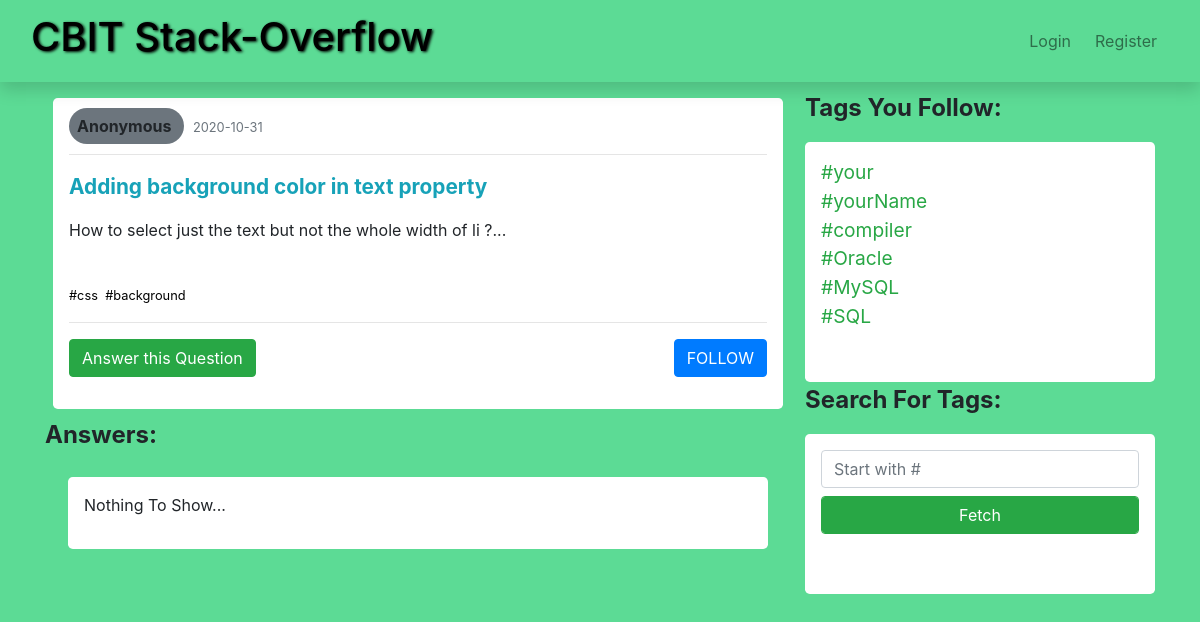
The app's page /AnswersPage?Qid=5 (signed in) with its own data.
### project/models.py (models this page shows, shortened)
class QuestionThreads(db.Model):
	Qid=db.Column(db.Integer,primary_key=True)
	QAnonymous=db.Column(db.Integer, nullable=False, default=0)
	Qauthor=db.Column(db.Integer,db.ForeignKey('user.Uid',ondelete="cascade"),nullable=False)
	Qtitle=db.Column(db.String(20),nullable=False)
	QDescription=db.Column(db.String(1000),nullable=False)
	Qdate=db.Column(db.DateTime,nullable=False,default=datetime.utcnow)
	def get_tags(self,num=None):
		tags=db.session.query(Tags).join(DTags, DTags.Tag==Tags.Tagid).filter(DTags.Discussion==self.Qid).all()
		return tags
	def get_answers(self):
		answers=list(db.session.query(Answers).filter(Answers.AQid==self.Qid).all())
		answers.sort(reverse=True, key=lambda a:len(a.get_upvoters()))
		return answers

class Tags(db.Model):
	Tagid=db.Column(db.Integer, primary_key=True)
	Tagtitle=db.Column(db.String(30), nullable=False)

### project/discussions/routes.py (the view)
@discussions.route('/AnswersPage')
def answerPage():
	if "user_id" in session.keys():
		present_user=db.session.query(User).get(session['user_id'])
		Tags=present_user.user_tags()
		Qid=request.args.get('Qid')
		question=db.session.query(QuestionThreads).get(int(Qid))
		present_user_following=False
		if int(Qid) in [x.Qid for x in present_user.user_follows()]:
			present_user_following=True
		answers=question.get_answers()
		return render_template("AnswersPage.html",Tags=Tags,question=question, answers=answers,len=len, present_user_following=present_user_following)
	else:
		return "ACCESS DENIED"

### project/__init__.py (called while the page is built)
        def _fk_pragma_on_connect(dbapi_con, con_record):
            dbapi_con.execute('pragma foreign_keys=ON')

### project/models.py (called while the page is built)
	def user_tags(self):
		tags_dict=db.session.query(Tags).join(TagsFollowing, Tags.Tagid==TagsFollowing.TFtagId).filter(self.Uid==TagsFollowing.TFuserId).all()
		return tags_dict

	def user_follows(self):
		follows_dict=db.session.query(QuestionThreads).join(QFollowing, QuestionThreads.Qid==QFollowing.Question).filter(QFollowing.user_id==self.Uid).order_by(QuestionThreads.Qdate.desc()).all()
		return follows_dict

### project/templates/AnswersPage.html (shortened to what this page needs)
{% extends "layout.html" %}
{% block mainSection %}
<section class="container">
	<div class="row" id="answersSection" >
		<article id="post-{{question.Qid}}" class="col-12 col-sm-12 col-md-12 rounded-lg bg-white p-3 m-2" >
			<span class="ProfileInfo rounded-pill bg-secondary p-2 text-center">
				{% if question.QAnonymous==0 %}
				<a href="{{url_for('users.profile',userName=question.get_author().Uusername)}}" class="userNameLink">
				<strong>{{question.get_author().Uusername}}</strong>
				</a>
				{% else %}
				<strong>Anonymous</strong>
				{% endif %}
			</span>
			<span >
				<small class="text-muted">{{question.Qdate.date()}}</small>
			</span>
			<hr />
			<a class="text-info" href="{{url_for('discussions.answerPage',Qid=question.Qid)}}"><p class="QuestionHeader" style="font-size: 130%;"><strong>{{question.Qtitle}}</strong></p></a>
			<p>{{question.QDescription}}...</p>
			{% with Tags=question.get_tags(tag_limit) %}
				{% if Tags %}
					<small>
					<br />
					{% for tag in Tags %}
						<a href="{{url_for('users.homepage',tag_id=tag.Tagid)}}" target="_blank">{{tag.Tagtitle}}</a>&nbsp;
					{% endfor %}
					</small>
				{% endif %}
			<br />
			{% endwith %}
			<hr />
			<a href="{{url_for('discussions.answerQ',Qid=question.Qid)}}" target="_blank"class="btn btn-success" >Answer this Question</a>
			<span style="float: right;">
			{% if present_user_following %}
				<button class="btn btn-primary  mb-3" onclick="javascript: followToggle({{question.Qid}});" id="Q-{{question.Qid}}">UNFOLLOW</button>
			{% else %}
				<button class="btn btn-primary mb-3" onclick="javascript: followToggle({{question.Qid}});" id="Q-{{question.Qid}}">FOLLOW</button>
			{% endif %}
			</span>
		</article>
		<p style="font-size: 150%;font-weight: bold;" >Answers:</p>
	</div>
	{% if answers|length ==0 %}
	<div class="col-12 col-sm-12 col-md-12 rounded-lg bg-white p-3 m-2" >
	<p>Nothing To Show...</p>
	</div>
	{% endif %}
</section>
{% endblock mainSection %}

### project/templates/layout.html (shortened to what this page needs)
<!doctype html>
<html lang="en">
  <head>
    <link rel="stylesheet" href="https://cdn.jsdelivr.net/npm/bootstrap@4.5.3/dist/css/bootstrap.min.css">
    <link rel="stylesheet" type="text/css" href="{{url_for('static',filename='style.css')}}">
  </head>
  <body>
    <header class="mb-2 sticky-top bg-light">
        <nav class="navbar navbar-light shadow sticky-top navbar-expand-sm ">
          <div class="container-fluid">
            <div class="navbar-header" >
                <div class="navbar-brand"><a href="{{url_for('users.homepage')}}"><h1 class="text-center" >CBIT Stack-Overflow</h1></a></div>
            </div>
            {% if "username" in session.keys() %}
            <div class="collapse navbar-collapse" id="navbarToggler1" >
              <ul class="nav navbar-nav navbar-right ml-auto" >
                <li ><a href="{{url_for('discussions.QuesPage')}}" id="FeedPage" class=" mx-1">Discussions</a></li>
                <li ><a href="{{url_for('discussions.AllQuestions')}}" id="ExplorePage" class=" mx-1">Explore</a></li>
               <!--  <li><a href="#" id="SearchPage" class="nav-link mx-1"><i class="fa fa-search"></i>Search</a></li>
              </ul> -->
            </div>
            <div class="dropdown nav-item ml-auto"  >
                  <a href="#" class="nav-link dropdown-toggle " data-toggle="dropdown">
                     <img src="{{url_for('static',filename='profile/temp_pic.jpg')}}" alt="profile" style="width: 2em;height: 2em;border-radius: 40%">
                  </a>
                  <div class="dropdown-menu dropdown-menu-right  " style="width: 50%;">
                          <p class="dropdown-header text-center" ><strong> {{session['username']}}</strong></p>
                          <a class="dropdown-item text-center" href="{{url_for('users.profile',userName=session['username'])}}">Profile</a>
                          <a class="dropdown-item text-center" href="{{url_for('users.Account')}}">Account</a>
                          <a class="dropdown-item text-center" href="{{url_for('users.logout')}}">Logout</a>
                  </div>
            </div>
            <button class="navbar-toggler" type="button" data-toggle="collapse" data-target="#navbarToggler1" aria-controls="navbarToggler1" aria-expanded="false" aria-label="Toggle navigation">
                <span class="navbar-toggler-icon"> </span>
            </button>
            {% else %}
            <div class="collapse navbar-collapse" id="navbarToggler1">
              <ul class="nav navbar-nav navbar-right ml-auto">
                <li ><a href="{{url_for('users.login')}}" class="nav-link mx-1">Login</a></li>
                <li><a href="{{url_for('users.register')}}" class="nav-link mx-1">Register</a></li>
              </ul>
            </div>
            {% endif %}
          </div>
        </nav>
    </header>
    <div class="container">
        <div class="row">
          <div class="col-12 col-md-8">
            {% block mainSection %}
            {% endblock mainSection %}
          </div>
          {% if 'user_id' in session.keys()  %}
        <aside class="col-12 col-sm-12 col-md-4 additional">
              <p style="font-size: 150%;font-weight: bold;">Tags You Follow:</p>
              <div class=" mt-2 overflow-auto bg-white rounded-lg p-3" style=" height: 15em;" >
                  {% for tag in Tags %}
                      <div>
                        <a class="text-success" style=" font-size:120%;" href="{{url_for('discussions.TagInfo', tag_id=tag.Tagid)}}">{{tag.Tagtitle}}</a>
                      </div>
                  {% endfor %}
              </div>
              <p style="font-size: 150%;font-weight: bold;">Search For Tags:</p>
              <div class=" mt-2 overflow-auto bg-white rounded-lg p-3" style=" height: 10em;" >
                  <form action="{{url_for('discussions.fetchTags')}}" class="form" id="FetchTags"  method="post">
                      <input type="text" class="form-control" placeholder="Start with #" name="tagname" />
                      <input type="submit" class="form-control btn btn-success mt-2" name="submit" value="Fetch" />
                  </form>
              </div>
            </div>
        {% endif %}
        </div>
  </body>
</html>

### project/static/style.css (style rules this page uses)
header,nav { background: #5CDB95; }
body { background: #5CDB95; }
a { color:#000; }
h1 { text-shadow: 1.5px 1px 3px #000; }

### records on screen
QuestionThreads: Qdate "2020-10-31", Qtitle "Adding background color in text property", QDescription "How to select just the text but not the whole width of li ?"
Tags: Tagtitle "#css"
Tags: Tagtitle "#background"
Tags: Tagtitle "#your"
Tags: Tagtitle "#yourName"
Tags: Tagtitle "#compiler"
Tags: Tagtitle "#Oracle"
Tags: Tagtitle "#MySQL"
Tags: Tagtitle "#SQL"
